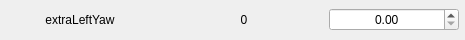
                      <widget class="QFrame" name="frame_71">
                       <property name="minimumSize">
                        <size>
                         <width>465</width>
                         <height>40</height>
                        </size>
                       </property>
                       <property name="maximumSize">
                        <size>
                         <width>465</width>
                         <height>40</height>
                        </size>
                       </property>
                       <property name="frameShape">
                        <enum>QFrame::NoFrame</enum>
                       </property>
                       <property name="frameShadow">
                        <enum>QFrame::Sunken</enum>
                       </property>
                       <layout class="QHBoxLayout" name="horizontalLayout_73">
                        <property name="spacing">
                         <number>5</number>
                        </property>
                        <property name="leftMargin">
                         <number>0</number>
                        </property>
                        <property name="topMargin">
                         <number>0</number>
                        </property>
                        <property name="rightMargin">
                         <number>5</number>
                        </property>
                        <property name="bottomMargin">
                         <number>0</number>
                        </property>
                        <item>
                         <widget class="QLabel" name="label_145">
                          <property name="minimumSize">
                           <size>
                            <width>158</width>
                            <height>0</height>
                           </size>
                          </property>
                          <property name="maximumSize">
                           <size>
                            <width>158</width>
                            <height>16777215</height>
                           </size>
                          </property>
                          <property name="text">
                           <string>extraLeftYaw</string>
                          </property>
                          <property name="alignment">
                           <set>Qt::AlignCenter</set>
                          </property>
                         </widget>
                        </item>
                        <item>
                         <widget class="QLabel" name="label_146">
                          <property name="minimumSize">
                           <size>
                            <width>158</width>
                            <height>0</height>
                           </size>
                          </property>
                          <property name="maximumSize">
                           <size>
                            <width>158</width>
                            <height>16777215</height>
                           </size>
                          </property>
                          <property name="text">
                           <string>0</string>
                          </property>
                          <property name="alignment">
                           <set>Qt::AlignCenter</set>
                          </property>
                         </widget>
                        </item>
                        <item>
                         <widget class="QDoubleSpinBox" name="doubleSpinBox_70">
                          <property name="minimumSize">
                           <size>
                            <width>130</width>
                            <height>0</height>
                           </size>
                          </property>
                          <property name="maximumSize">
                           <size>
                            <width>130</width>
                            <height>16777215</height>
                           </size>
                          </property>
                          <property name="styleSheet">
                           <string notr="true"/>
                          </property>
                          <property name="alignment">
                           <set>Qt::AlignCenter</set>
                          </property>
                         </widget>
                        </item>
                       </layout>
                      </widget>
